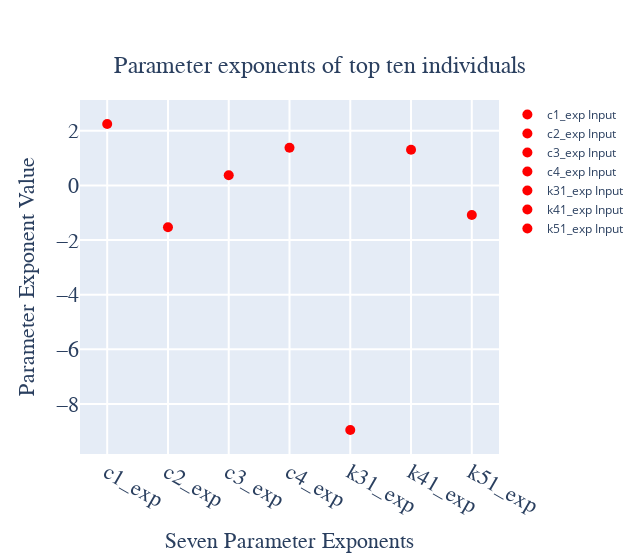

Notebook code for this chart:
### Code cell
fig = go.Figure()

# Adding subplots for each parameter
params = [c1_exps, c2_exps, c3_exps, c4_exps, k31_exps, k41_exps, k51_exps]
param_names = ["c1_exp", "c2_exp", "c3_exp", "c4_exp", "k31_exp", "k41_exp", "k51_exp"]

for param, name in zip(params, param_names):
    fig.add_trace(go.Box(
        y=param,
        name=name
    ))

    truth_value = truth[param_names.index(name)]  # Assuming the order matches
    fig.add_trace(go.Scatter(
        x=[name],
        y=[truth_value],
        mode='markers',
        marker=dict(size=10, color='red'),
        name=f'{name} Input'
    ))

fig.update_xaxes(showgrid=True, gridwidth=2, gridcolor='white')
fig.update_yaxes(showgrid=True, gridwidth=2, gridcolor='white')

fig.update_layout(
        title=f"Parameter exponents of top ten individuals",
        title_font=dict(size=24, family="Courier New, monospace"),
        title_x=0.5,  # center
        title_y=0.9,
        width=640, height=560,
        yaxis_title="Parameter Exponent Value",
        xaxis_title="Seven Parameter Exponents",
        xaxis=dict(
            title_font=dict(size=22, family="Courier New, monospace"),
            tickfont=dict(size=22, family="Courier New, monospace")
        ),
        yaxis=dict(
            title_font=dict(size=22, family="Courier New, monospace"),
            tickfont=dict(size=22, family="Courier New, monospace")
        )
    )


fig.show()

### Figure 1 — Plotly figure (JSON) as saved in the notebook; plotly's stock layout.template omitted (floating-point values rounded to 4 significant figures)
{"data": [{"marker": {"color": "red", "size": 10}, "mode": "markers", "name": "c1_exp Input", "type": "scatter", "x": ["c1_exp"], "y": [2.248]}, {"marker": {"color": "red", "size": 10}, "mode": "markers", "name": "c2_exp Input", "type": "scatter", "x": ["c2_exp"], "y": [-1.534]}, {"marker": {"color": "red", "size": 10}, "mode": "markers", "name": "c3_exp Input", "type": "scatter", "x": ["c3_exp"], "y": [0.3721]}, {"marker": {"color": "red", "size": 10}, "mode": "markers", "name": "c4_exp Input", "type": "scatter", "x": ["c4_exp"], "y": [1.374]}, {"marker": {"color": "red", "size": 10}, "mode": "markers", "name": "k31_exp Input", "type": "scatter", "x": ["k31_exp"], "y": [-8.952]}, {"marker": {"color": "red", "size": 10}, "mode": "markers", "name": "k41_exp Input", "type": "scatter", "x": ["k41_exp"], "y": [1.305]}, {"marker": {"color": "red", "size": 10}, "mode": "markers", "name": "k51_exp Input", "type": "scatter", "x": ["k51_exp"], "y": [-1.084]}], "layout": {"height": 560, "title": {"font": {"family": "Courier New, monospace", "size": 24}, "text": "Parameter exponents of top ten individuals", "x": 0.5, "y": 0.9}, "width": 640, "xaxis": {"gridcolor": "white", "gridwidth": 2, "showgrid": true, "tickfont": {"family": "Courier New, monospace", "size": 22}, "title": {"font": {"family": "Courier New, monospace", "size": 22}, "text": "Seven Parameter Exponents"}}, "yaxis": {"gridcolor": "white", "gridwidth": 2, "showgrid": true, "tickfont": {"family": "Courier New, monospace", "size": 22}, "title": {"font": {"family": "Courier New, monospace", "size": 22}, "text": "Parameter Exponent Value"}}}}
